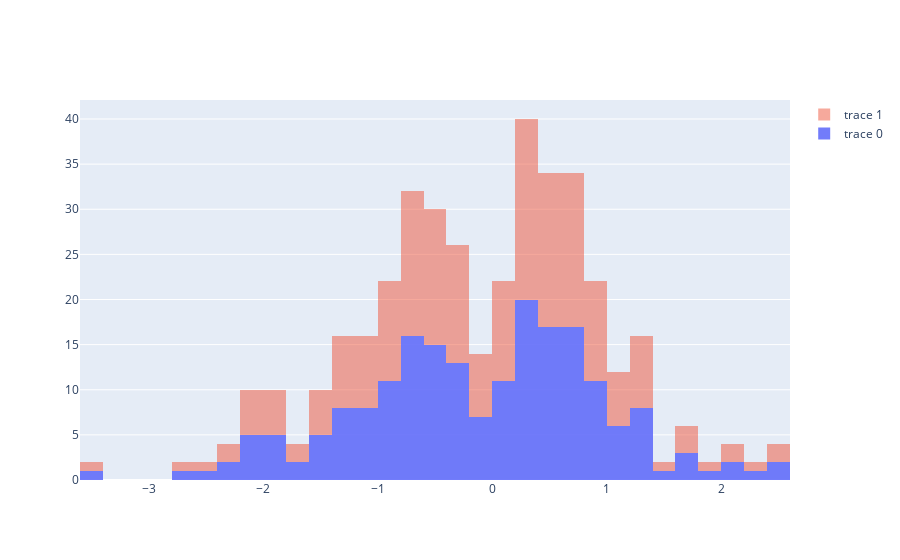

Source (notebook cell):
### Code cell
fig = go.Figure(data=data, 
                layout=layout)

offline.iplot(fig)

### Figure 1 — Plotly figure (JSON) as saved in the notebook; plotly's stock layout.template omitted (floating-point values rounded to 4 significant figures; data arrays with more than 128 entries replaced by an {"elided": "..."} marker saying what was removed)
{"data": [{"opacity": 0.9, "type": "histogram", "x": {"elided": "200 float values"}}, {"opacity": 0.5, "type": "histogram", "x": {"elided": "200 float values"}}], "layout": {"barmode": "stack"}}
